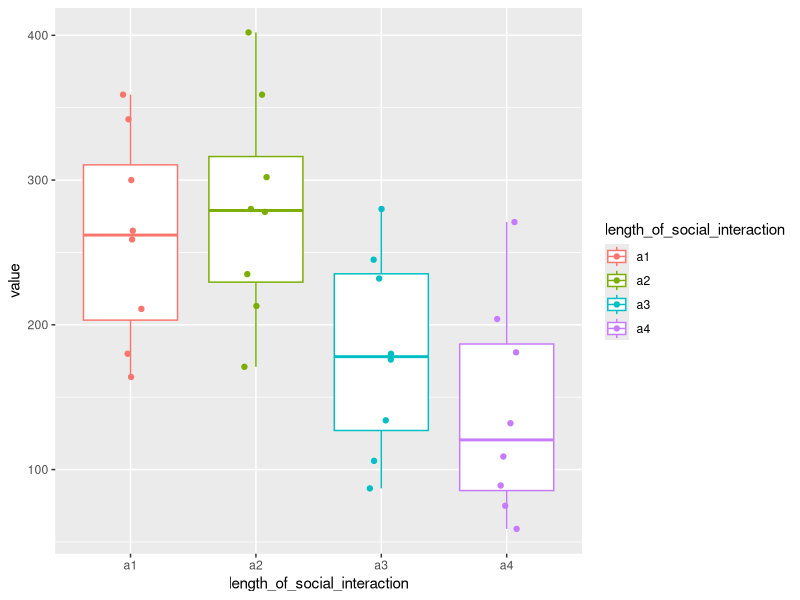
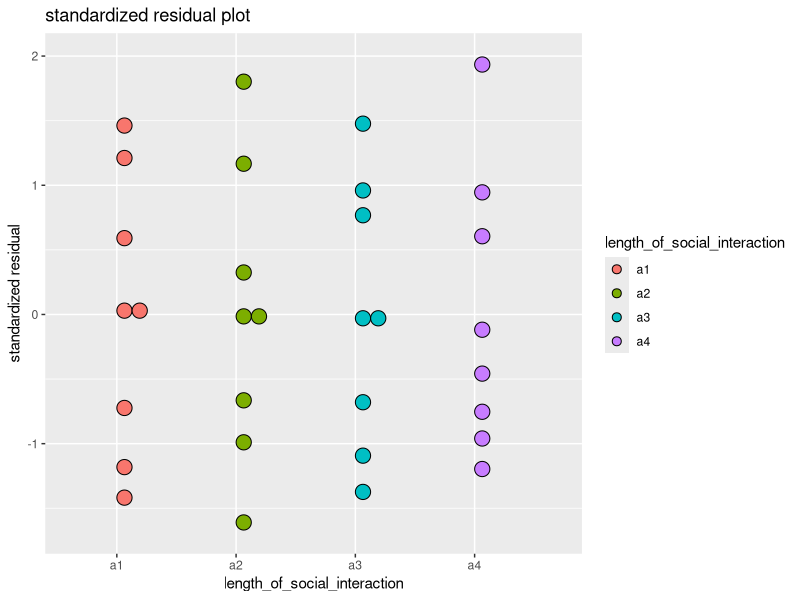
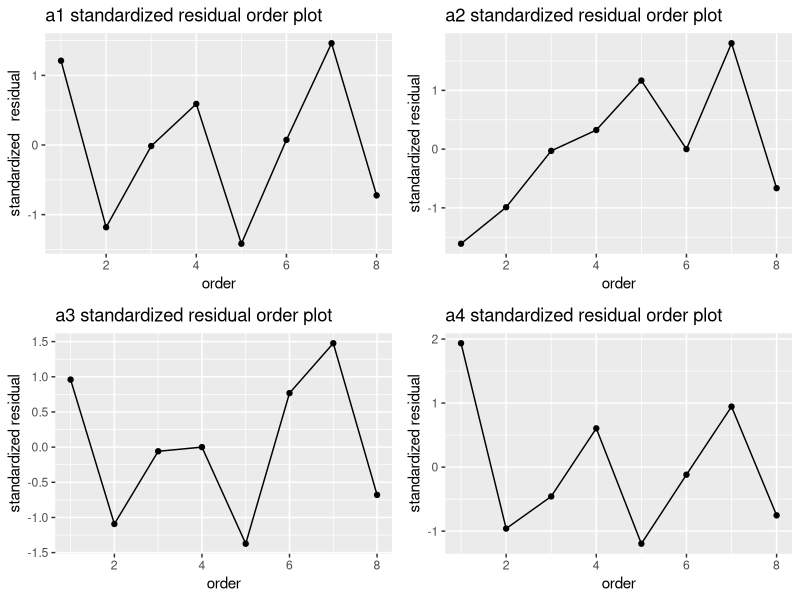
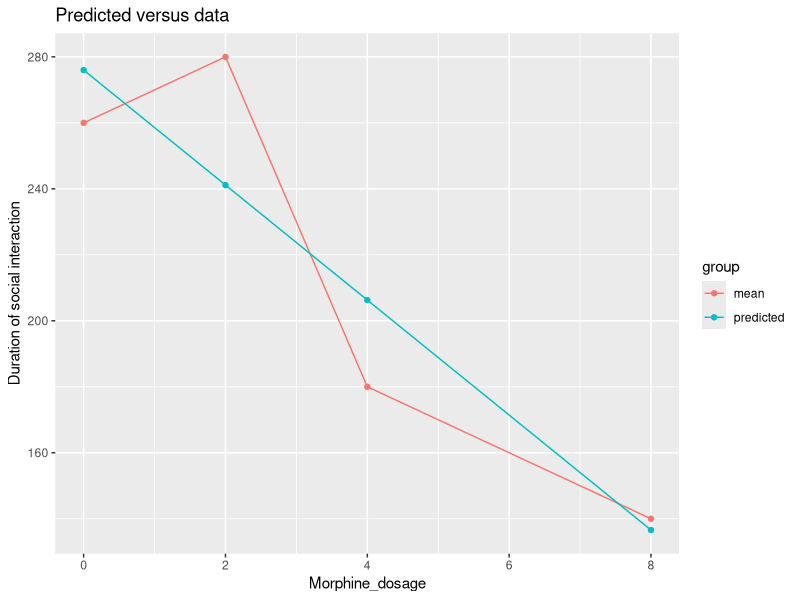

Source code (R) for these figures, in order:
## ---- chunk 1
knitr::opts_chunk$set(echo = TRUE)
library(tidyverse)
library(ggplot2)
library(gtable)
library(gridExtra)
library(psych)
## ---- chunk 2
t1= (25.8-27.6)/sqrt(16.4*(2/21))
pval1=pt(t1,60)*2
t2=((25.8+27.6)/2-22.1)/sqrt(16.4*((1+1/4+1/4)/21))
pval2= (1-pt(t2,60))*2
## ---- chunk 3
psi1=25.8-26.7
psi1t=qt(0.975,60)*sqrt(16.4*(2/21))
psi2=(25.8+26.7)/2-22.1
psi2t=qt(0.975,60)*sqrt(16.4*((1+1/4+1/4)/21))
## ---- chunk 4
c1=c(1,-1,0)
c2=c(1/2,1/2,-1)
cov_c=sum(c1*c2)
varc1=sum(c1^2)
varc2=sum(c2^2)
cor_c1c2=cov_c/sqrt(varc1*varc2)


## ---- chunk 5
var=c(10.6,9.2,29.4)
a1=c1^2*var/21
b1=c1^4*var^2/(21^2*(20))
v1=sum(a1)^2/sum(b1)
v2=sum(c2^2*var/21)^2/sum(c2^4*var^2/(21^2*(20)))
critical1=qt(0.025,v1)
critical2=qt(0.975,v2)
t_1=psi1/sqrt(sum(a1))
pval_1=pt(t_1,v1)*2
t_2=psi2/sqrt(sum(c2^2*var/21))
pval_2= (1-pt(t_2,v2))*2
## ---- chunk 6
mean <- c(25.8,26.7,22.1)
MSE=16.4
Con1=c(1,0,-1)
Con2=c(0,1,-1)
Con3=c(1/2,1/2,-1)
Phi1=sum(mean*Con1)^2
Phi2=sum(mean*Con2)^2
Phi3=sum(mean*Con3)^2
F1=Phi1/(MSE*sum(Con1^2/21))
F2=Phi2/(MSE*sum(Con2^2/21))
F3=Phi3/(MSE*sum(Con3^2/21))
critical3=2*qf(0.95,2,60)

## ---- chunk 7
mean=c(25.8,26.7,22.1)
var=c(4.1,13.3,31.8)
MSE=16.4
Con1=c(1,0,-1)
Con2=c(0,1,-1)
Con3=c(1/2,1/2,-1)
Phi1=sum(mean*Con1)^2
Phi2=sum(mean*Con2)^2
Phi3=sum(mean*Con3)^2
F_1=Phi1/(sum(Con1^2*var/21))
F_2=Phi2/(sum(Con2^2*var/21))
F_3=Phi3/(sum(Con3^2*var/21))


a1=Con1^2*var/21
b1=Con1^4*var^2/(21^2*(20))
V1=sum(a1)^2/sum(b1)
V2=sum(Con2^2*var/21)^2/sum(Con2^4*var^2/(21^2*(20)))
V3=sum(Con3^2*var/21)^2/sum(Con3^4*var^2/(21^2*(20)))

p_val1=1-pf(F_1,2,V1)
p_val2=1-pf(F_2,2,V2)
p_val3=1-pf(F_3,2,V3)


critical_1=2*qf(0.95,2,V1)
critical_2=2*qf(0.95,2,V2)
critical_3=2*qf(0.95,2,V3)






## ---- chunk 8
a1=c(342,180,259,300,164,265,359,211)
a2=c(171,213,278,302,359,280,402,235)
a3=c(245,106,176,180,87,232,280,134)
a4=c(271,75,109,181,59,132,204,89)
order=rep(c(1:8),rep(4,8))
Dta=data.frame(a1,a2,a3,a4)
Dta.long=pivot_longer(Dta,cols=c(a1,a2,a3,a4),names_to = "length_of_social_interaction")
Dta.long=mutate(Dta.long,order)
model1=lm(value~length_of_social_interaction,Dta.long)
Aov=anova(model1)
##
model.st=rstandard(model1)
Dta.long=mutate(Dta.long,model.st)
## ---- chunk 9

Dta  %>% describe( ) %>% .[,c(1:4)] %>% round(.,digit=2)

## ---- chunk 10

ggplot(Dta.long, aes(x=length_of_social_interaction, y=value, color=length_of_social_interaction)) + geom_boxplot()+  
  geom_jitter(position = position_jitter(width = 0.1, height = 0))

## ---- chunk 11

Dta.wide=pivot_wider(Dta.long,names_from=length_of_social_interaction,values_from = value)
ggplot(Dta.long, aes(x=length_of_social_interaction, y=model.st, fill=length_of_social_interaction)) + 
  geom_dotplot(binaxis = "y", stackdir =  "up" )+
  labs(title="standardized residual plot",y="standardized residual")
## ---- chunk 12

model.st=rstandard(model1)
Dta.long=mutate(Dta.long,model.st)

#應該要寫成loop的，但是我不知為何一直失敗QQ
  p1=ggplot(filter(Dta.long,length_of_social_interaction=="a1"), aes(x=order, y=model.st))+
    labs(title="a1 standardized residual order plot ",y="standardized   residual")+
    geom_line()+
    geom_point() 
  p2=ggplot(filter(Dta.long,length_of_social_interaction=="a2"), aes(x=order, y=model.st)) +
    labs(title="a2 standardized residual order plot ",y="standardized residual")+
    geom_line()+
    geom_point() 
  p3=ggplot(filter(Dta.long,length_of_social_interaction=="a3"), aes(x=order, y=model.st)) +
    labs(title="a3 standardized residual order plot ",y="standardized residual")+
    geom_line()+
    geom_point() 
  p4=ggplot(filter(Dta.long,length_of_social_interaction=="a4"), aes(x=order, y=model.st)) +
    labs(title="a4 standardized residual order plot ",y="standardized residual")+
     geom_line()+
    geom_point() 


grid.arrange(p1,p2,p3,p4,nrow=2)
## ---- chunk 13
print(Aov)
## ---- chunk 14
n=8
a1=-7/4
C=c(0,1,2,4)
C1=a1+C

b2=-sum(C1*C^2)/sum(C1*C)
a2=-(sum(C)*b2+sum(C^2))/4

C2=a2+b2*C+C^2

c3=-sum(C2*C^3)/sum(C2*C^2)
b3=-(sum(C1*C^2*c3)+sum(C1*C^3))/sum(C1*C)
a3=-sum(C^3+c3*C^2+b3*C)/4

C3=a3+b3*C+c3*C^2+C^3
## 4a2+7b2+sum(C^2)=0
##sum(C1)*a2 sum(C1*C)*b2+sum(C1*C^2)

## ---- chunk 15
con_lin=C1
con_quad=C2
con_cub=C3
psi_lin=sum(sapply(Dta,mean)*con_lin)
SS_lin=8*psi_lin^2/sum(con_lin^2)
psi_quad=sum(sapply(Dta,mean)*con_quad)
SS_quad=8*psi_quad^2/sum(con_quad^2)
psi_cub=sum(sapply(Dta,mean)*con_cub)
SS_cub=8*psi_cub^2/sum(con_cub^2)
F_lin=SS_lin/Aov$`Mean Sq`[2]
F_quad=SS_quad/Aov$`Mean Sq`[2]
F_cub=SS_cub/Aov$`Mean Sq`[2]

plin=1-pf(F_lin,1,28)
pquad=1-pf(F_quad,1,28)
pcub=1-pf(F_cub,1,28)
#pnlin=1-pf(F
           
           
## ---- chunk 16
MSWG=Aov$`Mean Sq`[2]
SSTO=Aov$`Sum Sq`[1]+Aov$`Sum Sq`[2]
wlin=(SS_lin-MSWG)/(SSTO+MSWG)
wquad=(SS_quad-MSWG)/(SSTO+MSWG)
wcub=(SS_cub-MSWG)/(SSTO+MSWG)


## ---- chunk 17
beta0=mean(Dta.long$value)
beta1=(psi_lin)/sum(con_lin^2)
## ---- chunk 18
predicted=beta0+beta1*C1
mean=sapply(Dta,mean)
Morphine_dose=c(0,2,4,8,0,2,4,8)
group=c("mean","mean","mean","mean","predicted","predicted","predicted","predicted")
value=c(mean,predicted)
fit=data.frame(Morphine_dose,value,group)
ggplot(fit,aes(x=Morphine_dose, y=value,color=group))+
    labs(title="Predicted versus data ",x="Morphine_dosage",y="Duration of social interaction")+
    geom_line()+
    geom_point() 
## ---- chunk 19
con_lin=C1
psi_lin=sum(sapply(Dta,mean)*con_lin)
SS_lin=8*psi_lin^2/sum(con_lin^2)
SS_nlin=Aov$`Sum Sq`[1]-SS_lin
#F_lin=SS_lin/Aov$`Mean Sq`[2]
F_nlin=SS_nlin/(Aov$`Mean Sq`[2]*2)
#plin=1-pf(F_lin,1,28)
pnlin=1-pf(F_nlin,1,28)
## ---- chunk 20
dn1=c(1,-1,0,0)
dn2=c(1,0,-1,0)
dn3=c(1,0,0,-1)
tdn1=sum(dn1*mean)/sqrt(2*MSWG/8)
tdn2=sum(dn2*mean)/sqrt(2*MSWG/8)
tdn3=sum(dn3*mean)/sqrt(2*MSWG/8)
SS3=sum(dn3*mean)^2*8/sum(dn3^2)
omega3=(SS3-MSWG)/(SSTO+MSWG)
## ---- chunk 21

r=sqrt(SS_lin/SSTO)
eta=sqrt(Aov$`Sum Sq`[1]/SSTO)

